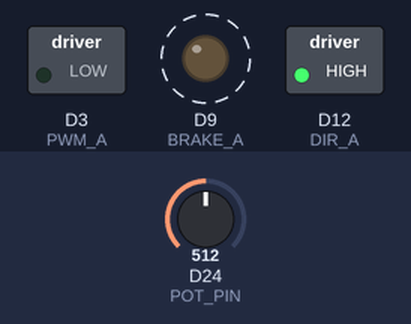
Bench run of a sketch on a simulated Arduino Zero (SAMD21). Shown: switched loads named in the sketch (green lamp = pin HIGH), output pins drawn as LEDs (lit = HIGH). Dashed ring = blinking. The inputs (shaded band) are chosen by the test bench; at power-on: D24 (POT_PIN) = 512. What the sketch prints to the serial monitor is not drawn.

Above: at 0.3 s.
At 5.2 s:
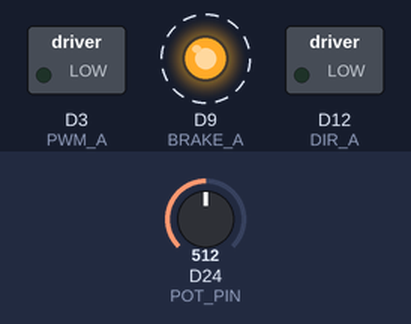
Timing chart, 0 to 6.5 s (numbered marks = the images above):
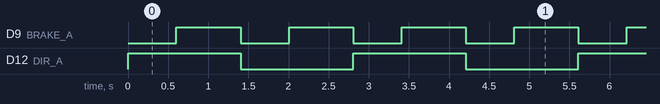

Measured:
- by itself, D9 (BRAKE_A): alternates HIGH for 0.80 s and LOW for 0.60 s
- by itself, D12 (DIR_A): alternates HIGH for 1.4 s and LOW for 1.4 s
- by itself, everything shown: repeats every 2.8 s, in 4 steps

The sketch:

MotorTurn.ino
```cpp
/*
 * MotorTurn — simple steering-motor turn test (Arduino Motor Shield Channel A).
 * Gently oscillates the motor back and forth at low speed and prints the angle
 * pot (A10) so you can see the pot follow the motor — good for checking the
 * coupling and doing calibration.
 *
 * Channel A pins:
 *   D12 = direction, D9 = brake (LOW = run, HIGH = hold), D3 = PWM speed
 * Pot: wiper -> A10, ends -> 3.3V / GND.
 *
 * ⚠ It does NOT spin continuously — it turns one way for a short burst, stops,
 *   then the other way, so a coupled pot stays inside its ~270° range. Keep the
 *   speed LOW and a hand on the power the first time. If the pot reading pins at
 *   0 or max, the motor is over-rotating it — stop and shorten BURST_MS / lower
 *   SPEED.
 */

#define DIR_A    12
#define BRAKE_A  9
#define PWM_A    3
#define POT_PIN  A10

const int SPEED    = 0;     // PWM 0-255 — keep LOW so it turns slowly
const int BURST_MS = 600;    // how long it drives each direction
const int STOP_MS  = 800;    // pause (held) between direction changes

void setup() {
  SerialUSB.begin(115200);
  uint32_t t = millis();
  while (!SerialUSB && (millis() - t) < 1500);

  pinMode(DIR_A,   OUTPUT);
  pinMode(BRAKE_A, OUTPUT);
  pinMode(PWM_A,   OUTPUT);
  digitalWrite(BRAKE_A, HIGH);   // start held
  analogWrite(PWM_A, 0);
  SerialUSB.println("MotorTurn: gentle back-and-forth. Watch A10 track the motor.");
}

// Drive one direction for ms while printing the pot, then stop+hold.
void turn(bool right, int ms) {
  SerialUSB.println(right ? "-> turning RIGHT" : "-> turning LEFT");
  digitalWrite(DIR_A, right ? HIGH : LOW);
  digitalWrite(BRAKE_A, LOW);          // release brake -> motor runs
  analogWrite(PWM_A, SPEED);
  uint32_t start = millis();
  while (millis() - start < (uint32_t)ms) {
    SerialUSB.print("A10 (pot)="); SerialUSB.println(analogRead(POT_PIN));
    delay(50);
  }
  analogWrite(PWM_A, 0);               // stop
  digitalWrite(BRAKE_A, HIGH);         // hold
}

void loop() {
  turn(true,  BURST_MS);
  delay(STOP_MS);
  turn(false, BURST_MS);
  delay(STOP_MS);
}
```
